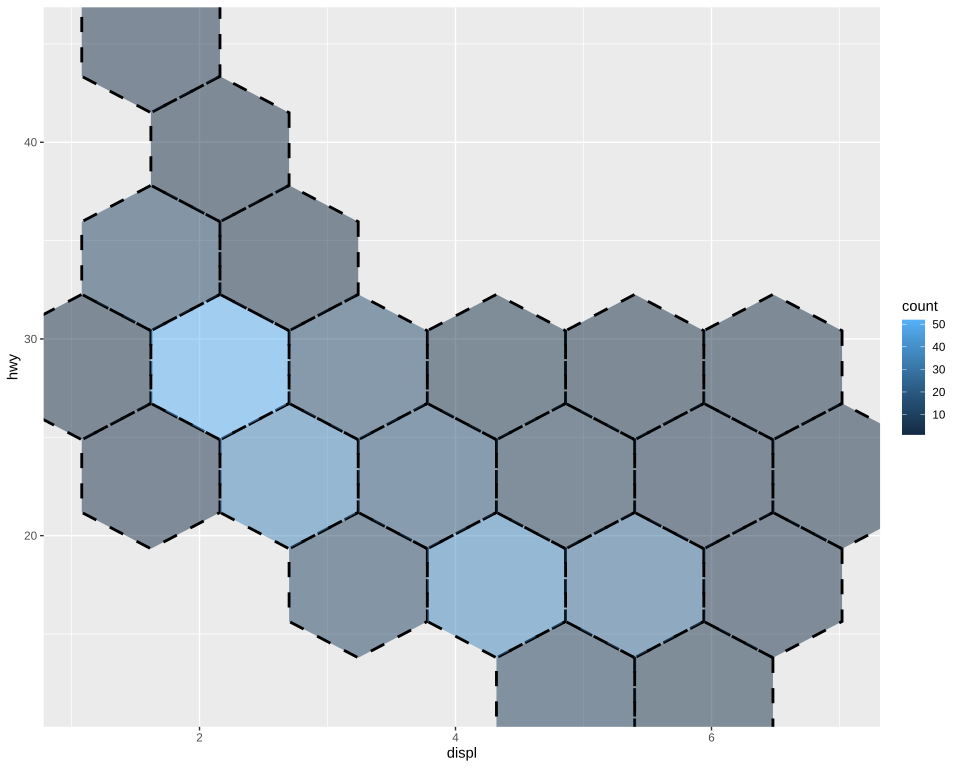

Reproduce this figure in R.
# The plot test/golden/hex_dashed.svg draws, drawn by ggplot2 itself, as ggplot2's own visual
# tests draw their snapshots: the independent check on that golden whenever it changes. The suite
# never runs this; it needs R, ggplot2, vdiffr and hexbin, saved as the Docker image
# giggly-r:ggplot2-4.0.3-hexbin. From the repository's root:
#
#   docker run --rm -v "$PWD/test/golden":/golden:ro giggly-r:ggplot2-4.0.3-hexbin \
#     Rscript /golden/hex_dashed.R > hex_dashed.ggplot2.svg
#
# and compare the two drawings element by element, as test/golden/line_missing.R does.
#
# Hexagons 5 across each axis, half opaque, bordered in black dashes a millimetre wide with
# pointed corners: the alpha reaches the fill alone.
# First checked with ggplot2 4.0.3, vdiffr 1.0.9 and hexbin 1.28.6: every element and clip path
# matches but the colour bar's fill, as test/golden/hex.R says, and the one departure is
# test/golden/point.R's, the x axis drawn before the y.

library(ggplot2)

plot <- ggplot(mpg, aes(displ, hwy)) +
  geom_hex(bins = 5, alpha = 0.5, colour = "black", linetype = "dashed", linewidth = 1) +
  guides(fill = guide_colourbar(display = "gradient")) + theme_gray()

file <- tempfile(fileext = ".svg")
vdiffr::write_svg(plot, file)
cat(readLines(file), sep = "\n")
